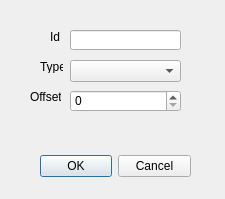
<?xml version="1.0" encoding="UTF-8"?>
<ui version="4.0">
 <class>NodeDialog</class>
 <widget class="QDialog" name="NodeDialog">
  <property name="windowModality">
   <enum>Qt::ApplicationModal</enum>
  </property>
  <property name="geometry">
   <rect>
    <x>0</x>
    <y>0</y>
    <width>225</width>
    <height>199</height>
   </rect>
  </property>
  <property name="sizePolicy">
   <sizepolicy hsizetype="Fixed" vsizetype="Fixed">
    <horstretch>0</horstretch>
    <verstretch>0</verstretch>
   </sizepolicy>
  </property>
  <property name="windowTitle">
   <string>Add Node</string>
  </property>
  <widget class="QDialogButtonBox" name="buttonBox">
   <property name="geometry">
    <rect>
     <x>40</x>
     <y>150</y>
     <width>151</width>
     <height>32</height>
    </rect>
   </property>
   <property name="orientation">
    <enum>Qt::Horizontal</enum>
   </property>
   <property name="standardButtons">
    <set>QDialogButtonBox::Cancel|QDialogButtonBox::Ok</set>
   </property>
  </widget>
  <widget class="QLabel" name="label">
   <property name="geometry">
    <rect>
     <x>50</x>
     <y>30</y>
     <width>10</width>
     <height>13</height>
    </rect>
   </property>
   <property name="text">
    <string>Id</string>
   </property>
  </widget>
  <widget class="QLineEdit" name="id">
   <property name="geometry">
    <rect>
     <x>70</x>
     <y>30</y>
     <width>111</width>
     <height>20</height>
    </rect>
   </property>
  </widget>
  <widget class="QLabel" name="label_2">
   <property name="geometry">
    <rect>
     <x>40</x>
     <y>60</y>
     <width>23</width>
     <height>13</height>
    </rect>
   </property>
   <property name="text">
    <string>Type</string>
   </property>
   <property name="scaledContents">
    <bool>true</bool>
   </property>
  </widget>
  <widget class="QComboBox" name="type">
   <property name="geometry">
    <rect>
     <x>70</x>
     <y>60</y>
     <width>111</width>
     <height>22</height>
    </rect>
   </property>
  </widget>
  <widget class="QSpinBox" name="offset">
   <property name="geometry">
    <rect>
     <x>70</x>
     <y>90</y>
     <width>111</width>
     <height>22</height>
    </rect>
   </property>
   <property name="prefix">
    <string/>
   </property>
  </widget>
  <widget class="QLabel" name="label_3">
   <property name="geometry">
    <rect>
     <x>30</x>
     <y>90</y>
     <width>31</width>
     <height>13</height>
    </rect>
   </property>
   <property name="text">
    <string>Offset</string>
   </property>
  </widget>
 </widget>
 <resources/>
 <connections>
  <connection>
   <sender>buttonBox</sender>
   <signal>accepted()</signal>
   <receiver>NodeDialog</receiver>
   <slot>accept()</slot>
   <hints>
    <hint type="sourcelabel">
     <x>248</x>
     <y>254</y>
    </hint>
    <hint type="destinationlabel">
     <x>157</x>
     <y>274</y>
    </hint>
   </hints>
  </connection>
  <connection>
   <sender>buttonBox</sender>
   <signal>rejected()</signal>
   <receiver>NodeDialog</receiver>
   <slot>reject()</slot>
   <hints>
    <hint type="sourcelabel">
     <x>316</x>
     <y>260</y>
    </hint>
    <hint type="destinationlabel">
     <x>286</x>
     <y>274</y>
    </hint>
   </hints>
  </connection>
 </connections>
</ui>
